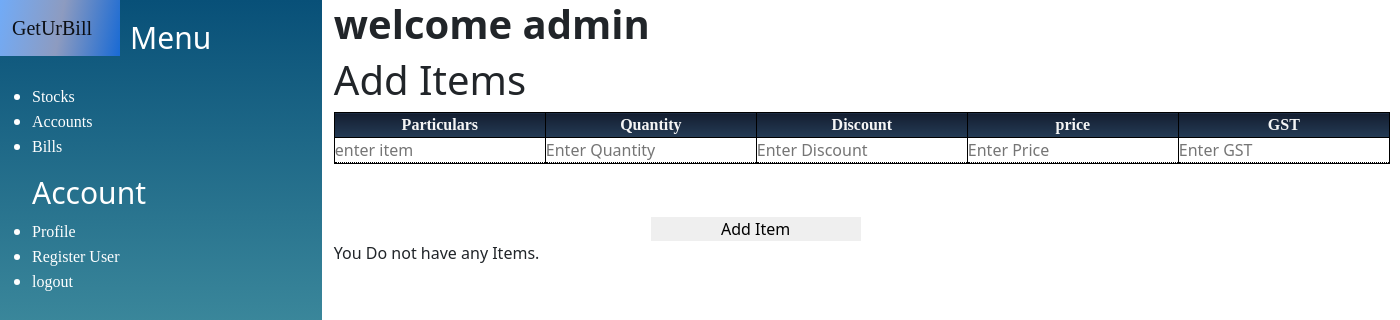
The page /dashboard/ (signed in) on the database as committed earlier.
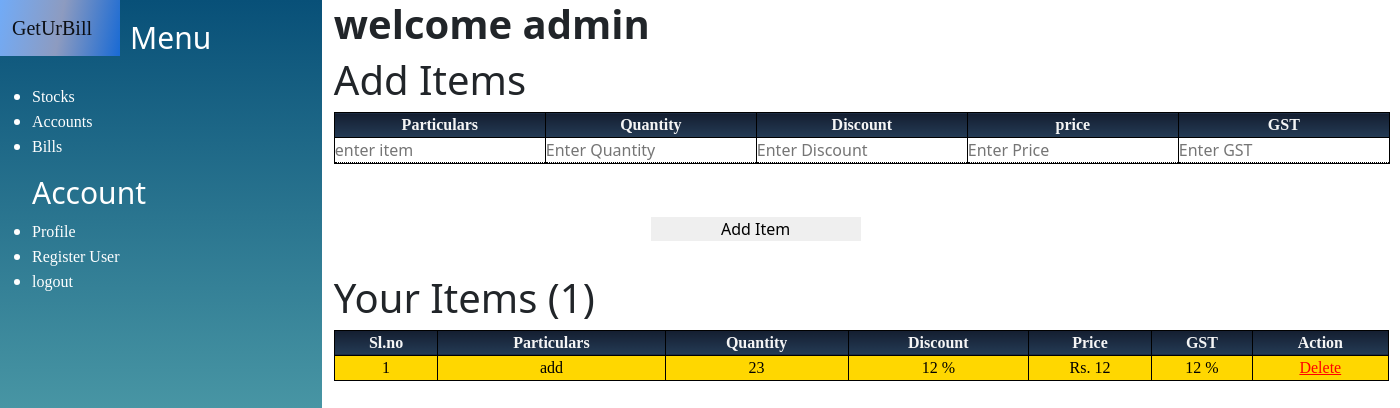
The same page on the database as committed later.
### GetUrBill/models.py (models this page shows, shortened)
class Items(models.Model):
    item_id=models.BigAutoField(primary_key=True)
    user=models.ForeignKey(Accounts,on_delete=CASCADE)
    item_name=models.CharField(max_length=100)
    quantity=models.IntegerField(default=0)
    selling_price=models.IntegerField(default=0)
    GST=models.IntegerField(default=9)
    discount=models.IntegerField(default=0)

### GetUrBill/views.py (the view, shortened to what this page needs)
# urls.py: path('dashboard/',views.dashboard),
@login_required
def dashboard(request):
    items=Items.objects.all().filter(user=request.user)
    context={"i":items}
    return render(request ,"dashboard.html",context)

### templates/dashboard.html (shortened to what this page needs)
{% extends 'sidebar.html' %}
    {% block body %}
    <h1 class="text-center">
    <strong>welcome {{request.user.shop_name}}</strong></h1>
    <h1 class="text-center">Add Items</h1>
    <form action="/dashboard/" method="post" id="form" name="form">
    <div class="form-group" id="form-group">
        <table>
            <tr>
              <th>Particulars</th>
              <th>Quantity</th>
              <th>Discount</th>
              <th>price</th>
              <th>GST</th>
            </tr>
            <tr>
                <td><input type="text" name="item_name"id="Particulars" placeholder="enter item" required></td>
                <td><input type="number" name="quantity" id="quantity" placeholder="Enter Quantity" required></td>
                <td><input type="number" name="discount" id="discount"placeholder="Enter Discount" required></td>
                <td><input type="number" name="price" id="price"placeholder="Enter Price" required></td>
                <td><input type="number" name="gst" id="gst"placeholder="Enter GST" required></td>
            </tr>
          </table>
</div>
    <input type="submit" value="Add Item" id="add">
</form>
{% if i %}
<h1 class="text-center">Your Items ({{i.count}})</h1>
<div class="Item">
<table style="width:100%">
    <tr>
        <th>Sl.no</th>
      <th>Particulars</th>
      <th>Quantity</th>
      <th>Discount</th>
      <th>Price</th>
      <th>GST</th>
      <th>Action</th>
    </tr>
    {% for j in i%}
    <tr>
      <td>{{forloop.counter}}</td>
      <td>{{j.item_name}}</td>
      <td>{{j.quantity}}</td>
      <td>{{j.discount}} %</td>
      <td>Rs. {{j.selling_price}}</td>
      <td>{{j.GST}} %</td>
      <td><a href="/delete/{{j.item_id}}"onclick="load()">Delete</a></td>
    </tr>
    {% endfor %}
  </table>
</div>
    {% else %}
    <p class="text-center">You Do not have any Items.</p>
    {% endif %}
{% endblock body %}

### templates/sidebar.html (shortened to what this page needs)
<!DOCTYPE html>
<html lang="en">
<head>
    {% load static %}
    <link href="https://cdn.jsdelivr.net/npm/bootstrap@5.1.0/dist/css/bootstrap.min.css" rel="stylesheet">
    <link rel="stylesheet" href="{% static 'sidebar.css' %}">
    <link rel="stylesheet" href="{% static 'dashboard.css' %}">
</head>
<body>
    <nav class="navbar fixed-top navbar-expand-lg navbar-light background">
        <div class="container">
      <a class="navbar-brand" href="#">GetUrBill</a>
      </nav>
    <section class="main">
    <div class="content">
<div class="row ">
<div class="col-3 sidebar-div">
<ul class="Main Menu">
    <h1> Main Menu</h1>
     <li><a href="#">Stocks</a></li>
     <li><a href="#">Accounts</a></li>
     <li><a href="#">Bills</a></li>
</ul>
<ul class="Account">
    <h1>Account</h1>
    <li><a href="#">Profile</a></li>
    {% if request.user.is_staff %}
    <li><a href="/register/">Register User</a></li>
    {% endif %}
    <li><button class="logout" onclick="logout()">logout</button></li>
</ul>
</div>
            <div class="col-9 load" id="load">
                {% block body %}
                {% endblock body %}
            </div>
        </div>
    </div>
</section>
</body>
</html>

### GetUrBill/static/sidebar.css (style rules this page uses)
* { margin: 0px; padding: 0px; }
body { width: 100%; }
.sidebar-div { background-image: linear-gradient(#085078, #85d8ce); color: white; height: 100vh; }
.main { height: 100vh; width: 100%; }
.Main h1 { font-size: 30px; padding: 20px; }
.Account h1 { font-size: 30px; }
.sidebar-div a { text-decoration: none; color: white; }
.logout { background: transparent; border: none; color: white; font-family: 'Times New Roman'; }

### GetUrBill/static/dashboard.css (style rules this page uses)
* { width: max-content; }
.form-group { color:black; width: inherit; display: flex; }
table { width: 100%; }
input { border:none; border-bottom: 1px dotted black; width: 210px; }
tr,td,th { border: 1px solid black; align-items: center; text-align: center; }
.Item { width: 1055px; display: flex; }
input[type="submit"] { border: none; margin-left: 30%; margin-top: 5%; }
.background { background-image: linear-gradient(100deg,rgb(113, 171, 247),rgb(141, 155, 192),rgb(25, 106, 212)); }
th { background-image: linear-gradient(180deg,#141e30, #243b55); font-family: 'Times New Roman'; color:whitesmoke; align-items: center; justify-content: center; }
a { color: red; font-family: 'Times New Roman'; }
.Item td { font-family: 'Times New Roman'; background-color: gold; color: black; }

Rows that differ between the two databases and show on the page:
added Items: item_name "add", quantity "23", discount "12", selling_price "12", GST "12"
Other text that changed with them:
{{ i.count }}: (not shown) → "1"
text no longer shown: "You Do not have any Items."
text now shown: "Your Items ( ) Sl.no Particulars Quantity Discount Price GST Action"
